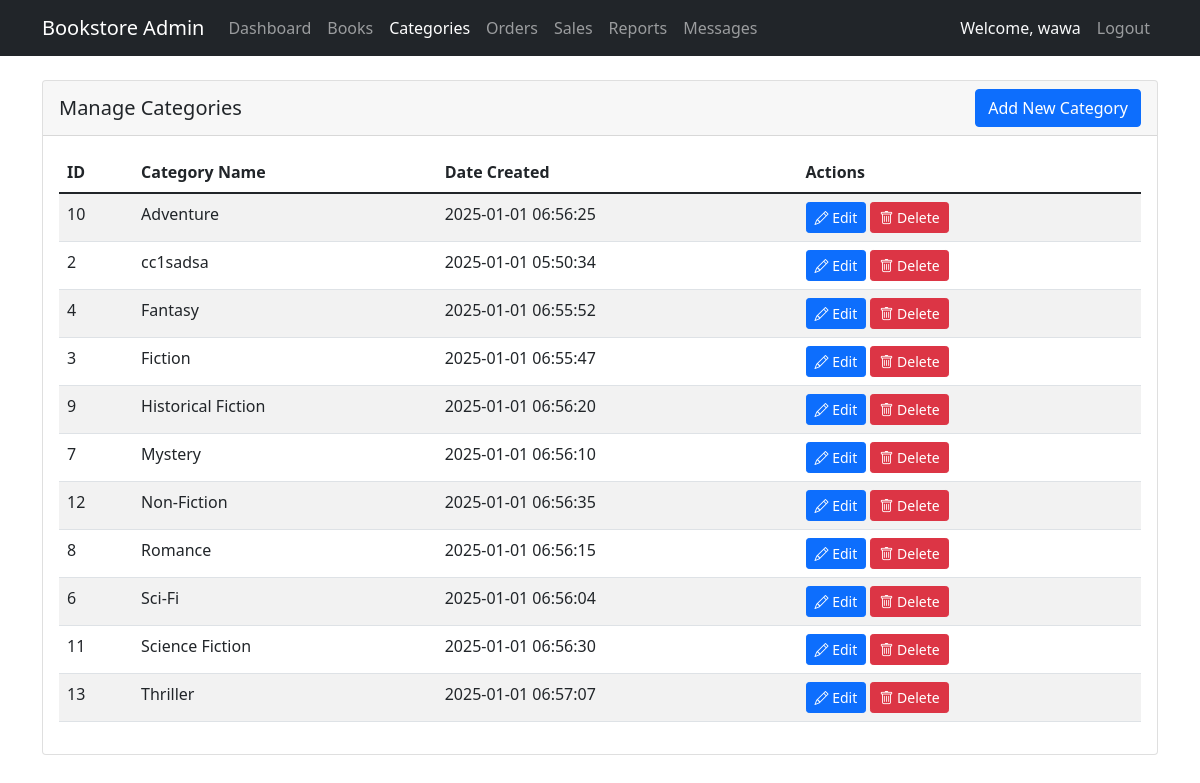
The page /admin/manage_categories.php (signed in) on the database as committed earlier.
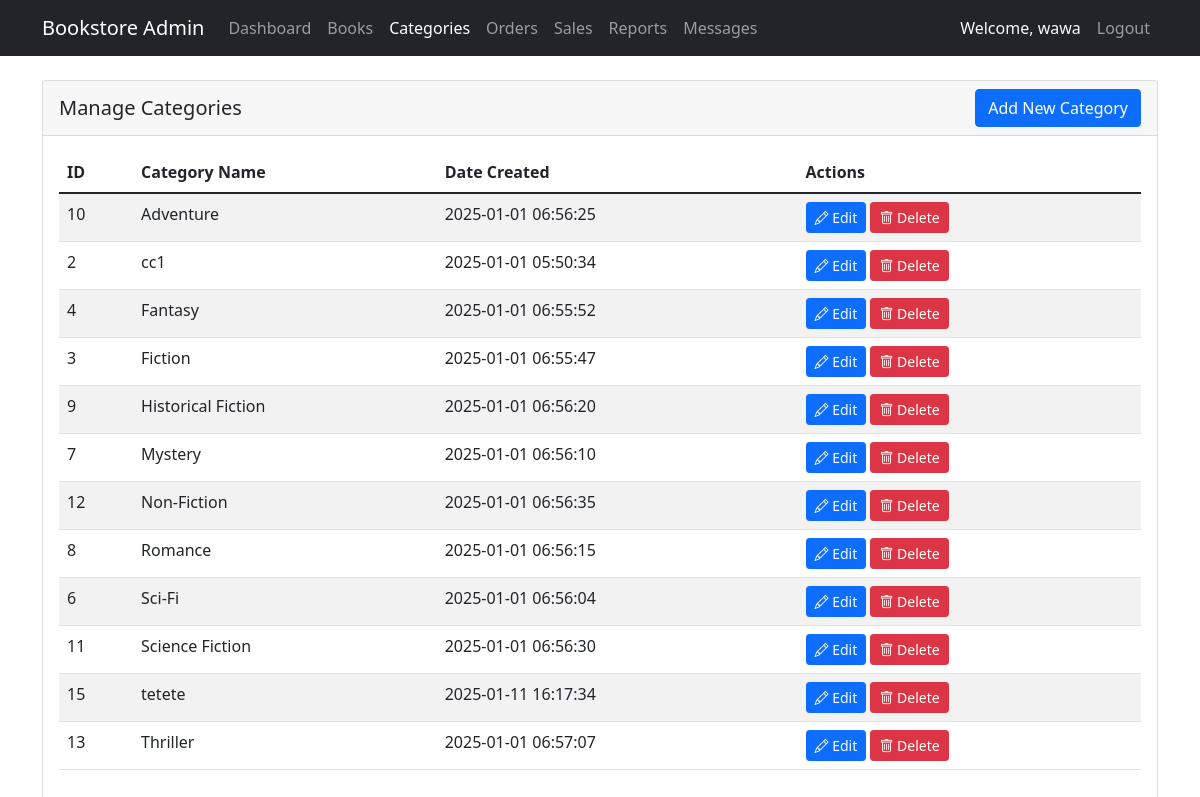
The same page on the database as committed later.
### tables this page shows
CREATE TABLE `categories` (
  `category_id` int(11) NOT NULL,
  `category_name` varchar(255) NOT NULL,
  `date_created` timestamp NOT NULL DEFAULT current_timestamp()
);

### admin/manage_categories.php (the view, shortened to what this page needs)
<?php
require_once '../auth/config.php';
$categories = $conn->query("SELECT * FROM Categories ORDER BY category_name");
?>
<!DOCTYPE html>
<html lang="en">
<head>
    <link href="https://cdn.jsdelivr.net/npm/bootstrap@5.1.3/dist/css/bootstrap.min.css" rel="stylesheet">
    <link href="https://cdn.jsdelivr.net/npm/bootstrap-icons@1.7.2/font/bootstrap-icons.css" rel="stylesheet">
</head>
<body>
    <?php include 'admin_navbar.php'; ?>
    <div class="container mt-4">
        <div class="row">
            <div class="col-md-12">
                <div class="card">
                    <div class="card-header d-flex justify-content-between align-items-center">
                        <h5 class="mb-0">Manage Categories</h5>
                        <button type="button" class="btn btn-primary" data-bs-toggle="modal" data-bs-target="#addCategoryModal">
                            Add New Category
                        </button>
                    </div>
                    <div class="card-body">
                        <table class="table table-striped">
                            <thead>
                                <tr>
                                    <th>ID</th>
                                    <th>Category Name</th>
                                    <th>Date Created</th>
                                    <th>Actions</th>
                                </tr>
                            </thead>
                            <tbody>
                                <?php while ($category = $categories->fetch_assoc()): ?>
                                    <tr>
                                        <td><?php echo $category['category_id']; ?></td>
                                        <td><?php echo htmlspecialchars($category['category_name']); ?></td>
                                        <td><?php echo date('Y-m-d H:i:s', strtotime($category['date_created'])); ?></td>
                                        <td>
                                            <button class="btn btn-sm btn-primary" data-bs-toggle="modal" data-bs-target="#editCategoryModal<?php echo $category['category_id']; ?>">
                                                <i class="bi bi-pencil"></i> Edit
                                            </button>
                                            <button class="btn btn-sm btn-danger" data-bs-toggle="modal" data-bs-target="#deleteCategoryModal<?php echo $category['category_id']; ?>">
                                                <i class="bi bi-trash"></i> Delete
                                            </button>
                                        </td>
                                    </tr>
                                <?php endwhile; ?>
                            </tbody>
                        </table>
                    </div>
                </div>
            </div>
        </div>
    </div>
</body>
</html>

Rows that differ between the two databases and show on the page:
changed categories id 2: category_name "cc1sadsa" → "cc1"
added categories: category_id "15", category_name "tetete", date_created "2025-01-11 16:17:34"
